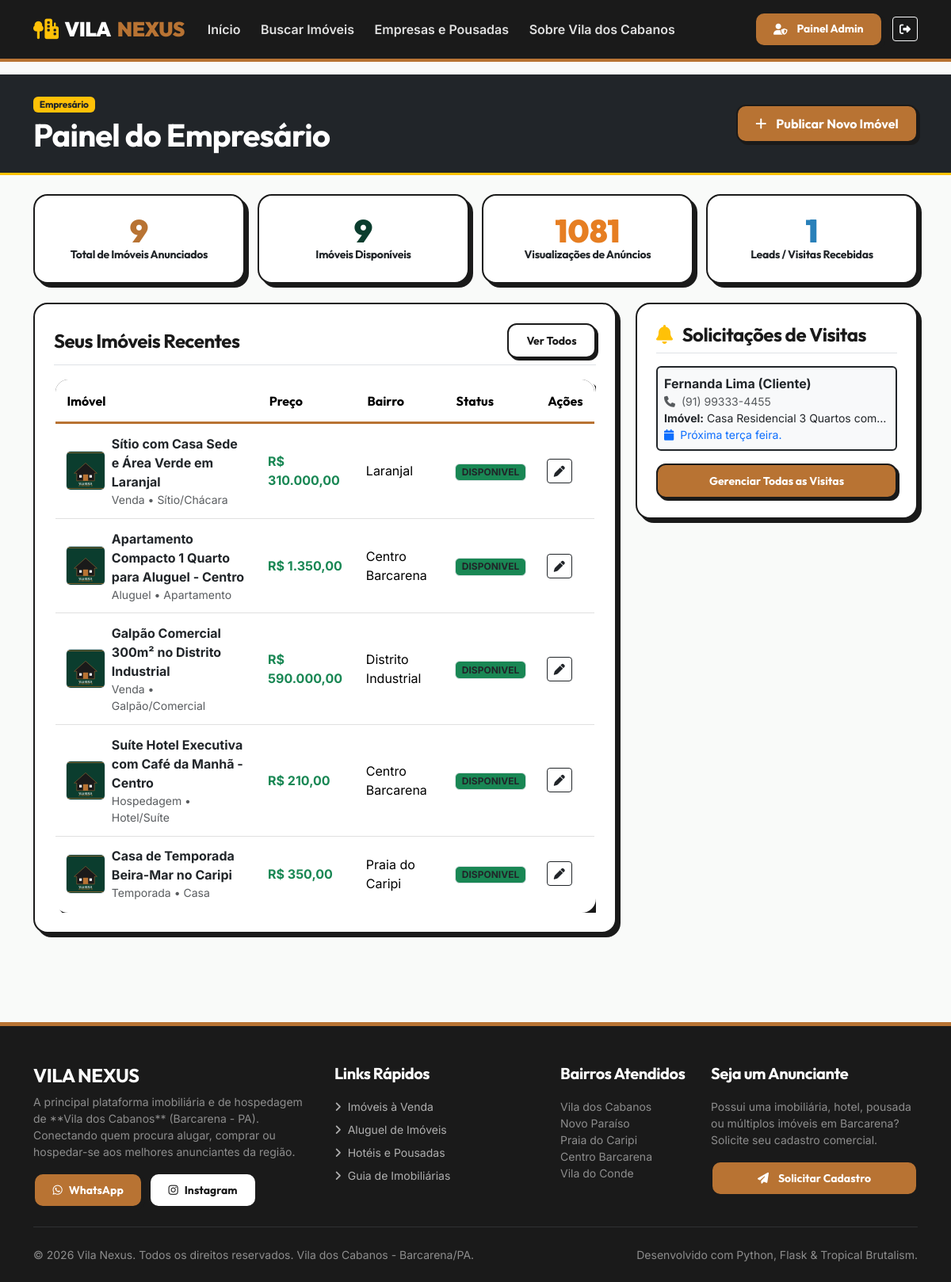
The app's page /empresario/dashboard (signed in) with its own data.
### app/models/property.py (models this page shows, shortened)
class Property(db.Model):
    __tablename__ = 'properties'
    id = db.Column(db.Integer, primary_key=True)
    title = db.Column(db.String(200), nullable=False)
    purpose = db.Column(db.String(30), nullable=False, default='Venda')  # Venda, Aluguel, Temporada, Hospedagem
    property_type = db.Column(db.String(50), nullable=False, default='Casa')  # Casa, Apartamento, Terreno, Pousada/Quarto, Hotel/Suíte, Galpão/Comercial, Sítio/Chácara
    price = db.Column(db.Numeric(12, 2), nullable=False, default=0.0)
    neighborhood = db.Column(db.String(100), nullable=False, default='Vila dos Cabanos')
    address = db.Column(db.String(255), nullable=False)
    description = db.Column(db.Text, nullable=False)
    bedrooms = db.Column(db.Integer, default=0)
    bathrooms = db.Column(db.Integer, default=0)
    suites = db.Column(db.Integer, default=0)
    parking_spaces = db.Column(db.Integer, default=0)
    area_sqm = db.Column(db.Float, default=0.0)
    features = db.Column(db.Text, nullable=True)  # Comma-separated or JSON tags: Piscina, Garagem, Ar Condicionado...
    latitude = db.Column(db.Float, nullable=True)
    longitude = db.Column(db.Float, nullable=True)
    company_id = db.Column(db.Integer, db.ForeignKey('companies.id', ondelete='CASCADE'), nullable=False)
    phone = db.Column(db.String(30), nullable=False)
    email = db.Column(db.String(120), nullable=False)
    status = db.Column(db.String(30), nullable=False, default='disponivel')  # disponivel, vendido, alugado, reservado
    is_highlighted = db.Column(db.Boolean, default=False)
    views_count = db.Column(db.Integer, default=0)
    created_at = db.Column(db.DateTime, default=datetime.utcnow)
    updated_at = db.Column(db.DateTime, default=datetime.utcnow, onupdate=datetime.utcnow)
    images = db.relationship('PropertyImage', backref='property', lazy='joined', cascade='all, delete-orphan', order_by='PropertyImage.order')
    def primary_image_url(self):
        if self.images:
            primary = next((img for img in self.images if img.is_primary), self.images[0])
            return primary.get_url()
        return '/static/images/property_placeholder.svg'
    def formatted_price(self):
        return f"R$ {self.price:,.2f}".replace(',', 'X').replace('.', ',').replace('X', '.')

class PropertyImage(db.Model):
    __tablename__ = 'property_images'
    id = db.Column(db.Integer, primary_key=True)
    property_id = db.Column(db.Integer, db.ForeignKey('properties.id', ondelete='CASCADE'), nullable=False)
    filename = db.Column(db.String(500), nullable=False)
    is_primary = db.Column(db.Boolean, default=False)
    order = db.Column(db.Integer, default=0)
    created_at = db.Column(db.DateTime, default=datetime.utcnow)
    def get_url(self):
        if self.filename.startswith('http://') or self.filename.startswith('https://'):
            return self.filename
        if self.filename == 'property_placeholder.svg':
            return '/static/images/property_placeholder.svg'
        return f'/static/uploads/{self.filename}'

### app/models/client_interactions.py (models this page shows, shortened)
class VisitRequest(db.Model):
    __tablename__ = 'visit_requests'
    id = db.Column(db.Integer, primary_key=True)
    user_id = db.Column(db.Integer, db.ForeignKey('users.id', ondelete='SET NULL'), nullable=True)
    property_id = db.Column(db.Integer, db.ForeignKey('properties.id', ondelete='CASCADE'), nullable=False)
    client_name = db.Column(db.String(120), nullable=False)
    client_email = db.Column(db.String(120), nullable=False)
    client_phone = db.Column(db.String(30), nullable=False)
    preferred_date = db.Column(db.String(50), nullable=False)
    notes = db.Column(db.Text, nullable=True)
    status = db.Column(db.String(20), nullable=False, default='pending')  # pending, scheduled, completed, cancelled
    created_at = db.Column(db.DateTime, default=datetime.utcnow)
    property = db.relationship('Property', backref=db.backref('visit_requests', cascade='all, delete-orphan'))

### app/blueprints/entrepreneur/routes.py (the view)
@entrepreneur_bp.route('/dashboard')
def dashboard():
    company = current_user.company
    if not company and not current_user.is_admin():
        flash('Nenhuma empresa associada ao seu usuário empresário. Entre em contato com o suporte.', 'warning')
        return render_template('entrepreneur/dashboard.html', total_properties=0, total_views=0, available_count=0, visit_requests=[])
    company_id = company.id if company else None
    if current_user.is_admin() and not company_id:
        properties_query = Property.query
    else:
        properties_query = Property.query.filter_by(company_id=company_id)
    total_properties = properties_query.count()
    available_count = properties_query.filter_by(status='disponivel').count()
    sold_count = properties_query.filter_by(status='vendido').count()
    rented_count = properties_query.filter_by(status='alugado').count()
    total_views = db.session.query(func.sum(Property.views_count)).filter(
        Property.company_id == company_id if company_id else True
    ).scalar() or 0
    recent_properties = properties_query.order_by(desc(Property.created_at)).limit(5).all()
    property_ids = [p.id for p in properties_query.all()]
    recent_visits = VisitRequest.query.filter(VisitRequest.property_id.in_(property_ids)).order_by(desc(VisitRequest.created_at)).limit(5).all() if property_ids else []
    return render_template('entrepreneur/dashboard.html',
                           company=company,
                           total_properties=total_properties,
                           available_count=available_count,
                           sold_count=sold_count,
                           rented_count=rented_count,
                           total_views=total_views,
                           recent_properties=recent_properties,
                           recent_visits=recent_visits)

### app/blueprints/entrepreneur/routes.py (called while the page is built)
def check_entrepreneur_access():
    if not current_user.is_authenticated:
        abort(401)
    if not (current_user.is_entrepreneur() or current_user.is_admin()):
        flash('Acesso restrito ao Painel do Empresário.', 'danger')
        abort(403)

@entrepreneur_bp.before_request
def before_request_hook():
    check_entrepreneur_access()

### app/models/user.py (called while the page is built)
@login_manager.user_loader
def load_user(user_id):
    return User.query.get(int(user_id))

    def is_admin(self):
        return self.role == 'admin'

    def is_entrepreneur(self):
        return self.role == 'entrepreneur'

### app/templates/entrepreneur/dashboard.html (shortened to what this page needs)
{% extends 'base.html' %}
{% block content %}
<section class="bg-dark text-white py-4 mb-4 border-bottom border-3 border-warning">
  <div class="container d-flex justify-content-between align-items-center">
    <div>
      <span class="badge bg-warning text-dark font-heading mb-1">{{ company.business_type if company else 'Empresário' }}</span>
      <h1 class="font-heading fw-bold text-white mb-0">{{ company.name if company else 'Painel do Empresário' }}</h1>
    </div>
    <a href="{{ url_for('entrepreneur.property_create') }}" class="btn btn-vn-copper">
      <i class="fa-solid fa-plus me-1"></i> Publicar Novo Imóvel
    </a>
  </div>
</section>
<div class="container mb-5">
  <div class="row g-3 mb-4">
    <div class="col-md-3">
      <div class="stat-card">
        <div class="stat-number">{{ total_properties }}</div>
        <div class="fw-bold text-dark font-heading small">Total de Imóveis Anunciados</div>
      </div>
    </div>
    <div class="col-md-3">
      <div class="stat-card">
        <div class="stat-number" style="color: var(--vn-emerald);">{{ available_count }}</div>
        <div class="fw-bold text-dark font-heading small">Imóveis Disponíveis</div>
      </div>
    </div>
    <div class="col-md-3">
      <div class="stat-card">
        <div class="stat-number" style="color: #E67E22;">{{ total_views }}</div>
        <div class="fw-bold text-dark font-heading small">Visualizações de Anúncios</div>
      </div>
    </div>
    <div class="col-md-3">
      <div class="stat-card">
        <div class="stat-number" style="color: #2980B9;">{{ recent_visits|length }}</div>
        <div class="fw-bold text-dark font-heading small">Leads / Visitas Recebidas</div>
      </div>
    </div>
  </div>
  <div class="row g-4">
    <div class="col-lg-8">
      <div class="card card-brutalist p-4">
        <div class="d-flex justify-content-between align-items-center mb-3 border-bottom pb-2">
          <h4 class="font-heading fw-bold mb-0">Seus Imóveis Recentes</h4>
          <a href="{{ url_for('entrepreneur.properties_list') }}" class="btn btn-vn-outline btn-sm">Ver Todos</a>
        </div>
        <div class="table-responsive">
          <table class="table table-brutalist align-middle mb-0">
            <thead>
              <tr>
                <th>Imóvel</th>
                <th>Preço</th>
                <th>Bairro</th>
                <th>Status</th>
                <th>Ações</th>
              </tr>
            </thead>
            <tbody>
              {% for prop in recent_properties %}
                <tr>
                  <td>
                    <div class="d-flex align-items-center">
                      <img src="{{ prop.primary_image_url() }}" style="width: 50px; height: 50px; object-fit: cover;" class="rounded border me-2">
                      <div>
                        <a href="{{ url_for('main.property_detail', id=prop.id) }}" class="fw-bold text-dark text-decoration-none" target="_blank">
                          {{ prop.title }}
                        </a>
                        <div class="small text-muted">{{ prop.purpose }} • {{ prop.property_type }}</div>
                      </div>
                    </div>
                  </td>
                  <td class="fw-bold text-success">{{ prop.formatted_price() }}</td>
                  <td>{{ prop.neighborhood }}</td>
                  <td>
                    <span class="badge bg-{{ 'success' if prop.status == 'disponivel' else 'warning' }} text-dark border">
                      {{ prop.status.upper() }}
                    </span>
                  </td>
                  <td>
                    <a href="{{ url_for('entrepreneur.property_edit', id=prop.id) }}" class="btn btn-sm btn-outline-dark me-1" title="Editar">
                      <i class="fa-solid fa-pen"></i>
                    </a>
                  </td>
                </tr>
              {% else %}
                <tr>
                  <td colspan="5" class="text-center text-muted py-4">Nenhum imóvel cadastrado. Clique no botão acima para publicar seu primeiro imóvel!</td>
                </tr>
              {% endfor %}
            </tbody>
          </table>
        </div>
      </div>
    </div>
    <div class="col-lg-4">
      <div class="card card-brutalist p-4 mb-4">
        <h4 class="font-heading fw-bold mb-3 border-bottom pb-2">
          <i class="fa-solid fa-bell text-warning me-2"></i> Solicitações de Visitas
        </h4>
        {% for visit in recent_visits %}
          <div class="border border-2 border-dark rounded p-2 mb-2 bg-light">
            <div class="fw-bold text-dark">{{ visit.client_name }}</div>
            <div class="small text-muted"><i class="fa-solid fa-phone me-1"></i> {{ visit.client_phone }}</div>
            <div class="small text-truncate"><strong>Imóvel:</strong> {{ visit.property.title }}</div>
            <div class="small text-primary"><i class="fa-solid fa-calendar me-1"></i> {{ visit.preferred_date }}</div>
          </div>
        {% else %}
          <p class="text-muted small">Nenhuma solicitação de visita pendente no momento.</p>
        {% endfor %}
        <a href="{{ url_for('entrepreneur.visit_requests') }}" class="btn btn-vn-copper btn-sm w-100 mt-2">
          Gerenciar Todas as Visitas
        </a>
      </div>
    </div>
  </div>
</div>
{% endblock %}

### app/static/css/main.css (style rules this page uses)
:root { --vn-obsidian: #1A1A1A; --vn-copper: #B87333; --vn-copper-hover: #9E6028; --vn-sand: #F9FAF9; --vn-sand-card: #FFFFFF; --vn-emerald: #0B3D2E; --vn-emerald-light: #145944; --vn-muted: #6C757D; --vn-border-width: 2px; --vn-shadow: 5px 5px 0px var(--vn-obsidian); --vn-shadow-lg: 8px 8px 0px var(--vn-obsidian); --vn-shadow-copper: 5px 5px 0px var(--vn-copper); --vn-radius: 18px; --vn-radius-btn: 12px; --vn-radius-badge: 8px; }
body { font-family: 'Inter', system-ui, -apple-system, BlinkMacSystemFont, "Segoe UI", Roboto, sans-serif; background-color: var(--vn-sand); color: var(--vn-obsidian); margin: 0; padding: 0; min-height: 100vh; display: flex; flex-direction: column; }
h1, h2, h3, h4, h5, h6, .font-heading, .navbar-brand, .btn-brutalist { font-family: 'Outfit', sans-serif; font-weight: 700; letter-spacing: -0.02em; color: var(--vn-obsidian); }
.card-brutalist { background-color: var(--vn-sand-card); border: var(--vn-border-width) solid var(--vn-obsidian); box-shadow: var(--vn-shadow); border-radius: var(--vn-radius); transition: transform 0.2s cubic-bezier(0.165, 0.84, 0.44, 1), box-shadow 0.2s cubic-bezier(0.165, 0.84, 0.44, 1); overflow: hidden; }
.btn-vn-copper { background-color: var(--vn-copper); color: #FFFFFF !important; font-family: 'Outfit', sans-serif; font-weight: 700; border: var(--vn-border-width) solid var(--vn-obsidian); box-shadow: 3px 3px 0px var(--vn-obsidian); border-radius: var(--vn-radius-btn); padding: 0.6rem 1.4rem; transition: all 0.15s ease-in-out; text-decoration: none; display: inline-flex; align-items: center; justify-content: center; gap: 0.5rem; }
.btn-vn-outline { background-color: #FFFFFF; color: var(--vn-obsidian) !important; font-family: 'Outfit', sans-serif; font-weight: 700; border: var(--vn-border-width) solid var(--vn-obsidian); box-shadow: 3px 3px 0px var(--vn-obsidian); border-radius: var(--vn-radius-btn); padding: 0.6rem 1.4rem; transition: all 0.15s ease-in-out; text-decoration: none; display: inline-flex; align-items: center; justify-content: center; gap: 0.5rem; }
.stat-card { background: #FFFFFF; border: var(--vn-border-width) solid var(--vn-obsidian); box-shadow: var(--vn-shadow); padding: 1.5rem; text-align: center; border-radius: var(--vn-radius); }
.stat-number { font-family: 'Outfit', sans-serif; font-size: 2.5rem; font-weight: 900; color: var(--vn-copper); line-height: 1; }
.table-brutalist { border: var(--vn-border-width) solid var(--vn-obsidian); box-shadow: var(--vn-shadow); border-radius: var(--vn-radius); overflow: hidden; background-color: #FFFFFF; }
.table-brutalist thead { background-color: var(--vn-obsidian); color: #FFFFFF; font-family: 'Outfit', sans-serif; }
.table-brutalist th { padding: 0.9rem; border-bottom: 3px solid var(--vn-copper); }
.table-brutalist td { padding: 0.8rem; vertical-align: middle; border-bottom: 1px solid #E0E0E0; }

### records on screen
Property: primary_image_url (placeholder picture), title "Sítio com Casa Sede e Área Verde em Laranjal", purpose "Venda", property_type "Sítio/Chácara", formatted_price "R$ 310.000,00", neighborhood "Laranjal", status "DISPONIVEL"
Property: primary_image_url (placeholder picture), title "Apartamento Compacto 1 Quarto para Aluguel - Centro", purpose "Aluguel", property_type "Apartamento", formatted_price "R$ 1.350,00", neighborhood "Centro Barcarena", status "DISPONIVEL"
Property: primary_image_url (placeholder picture), title "Galpão Comercial 300m² no Distrito Industrial", purpose "Venda", property_type "Galpão/Comercial", formatted_price "R$ 590.000,00", neighborhood "Distrito Industrial", status "DISPONIVEL"
Property: primary_image_url (placeholder picture), title "Suíte Hotel Executiva com Café da Manhã - Centro", purpose "Hospedagem", property_type "Hotel/Suíte", formatted_price "R$ 210,00", neighborhood "Centro Barcarena", status "DISPONIVEL"
Property: primary_image_url (placeholder picture), title "Casa de Temporada Beira-Mar no Caripi", purpose "Temporada", property_type "Casa", formatted_price "R$ 350,00", neighborhood "Praia do Caripi", status "DISPONIVEL"
VisitRequest: client_name "Fernanda Lima (Cliente)", client_phone "(91) 99333-4455", property "Casa Residencial 3 Quartos com…", preferred_date "Próxima terça feira."

### other values on screen
{{ company.business_type if company else 'Empresário' }} "Empresário"
{{ company.name if company else 'Painel do Empresário' }} "Painel do Empresário"
{{ total_properties }} "9"
{{ available_count }} "9"
{{ total_views }} "1081"
{{ recent_visits|length }} "1"
{{ 2026 }} "2026"
